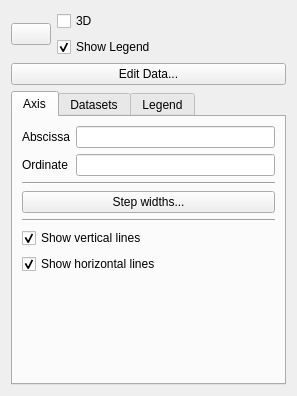
<ui version="4.0" >
 <class>ChartConfigWidget</class>
 <widget class="QWidget" name="ChartConfigWidget" >
  <property name="geometry" >
   <rect>
    <x>0</x>
    <y>0</y>
    <width>297</width>
    <height>396</height>
   </rect>
  </property>
  <property name="windowTitle" >
   <string>Form</string>
  </property>
  <layout class="QGridLayout" >
   <item rowspan="2" row="0" column="0" >
    <widget class="QPushButton" name="pushButton" >
     <property name="sizePolicy" >
      <sizepolicy vsizetype="Fixed" hsizetype="Fixed" >
       <horstretch>0</horstretch>
       <verstretch>0</verstretch>
      </sizepolicy>
     </property>
     <property name="text" >
      <string/>
     </property>
     <property name="icon" >
      <iconset>../../../../koffice/kchart/pics/chart_area_normal.png</iconset>
     </property>
    </widget>
   </item>
   <item row="0" column="1" >
    <widget class="QCheckBox" name="threeDLook" >
     <property name="text" >
      <string>3D</string>
     </property>
    </widget>
   </item>
   <item row="1" column="1" >
    <widget class="QCheckBox" name="showLegend" >
     <property name="text" >
      <string>Show Legend</string>
     </property>
     <property name="checked" >
      <bool>true</bool>
     </property>
    </widget>
   </item>
   <item row="2" column="0" colspan="2" >
    <widget class="QPushButton" name="editData" >
     <property name="text" >
      <string>Edit Data...</string>
     </property>
    </widget>
   </item>
   <item row="3" column="0" colspan="2" >
    <widget class="QTabWidget" name="tabWidget" >
     <property name="sizePolicy" >
      <sizepolicy vsizetype="Expanding" hsizetype="Expanding" >
       <horstretch>0</horstretch>
       <verstretch>0</verstretch>
      </sizepolicy>
     </property>
     <property name="currentIndex" >
      <number>0</number>
     </property>
     <widget class="QWidget" name="tab" >
      <attribute name="title" >
       <string>Axis</string>
      </attribute>
      <layout class="QGridLayout" >
       <item row="0" column="1" >
        <widget class="QLineEdit" name="xAxisTitle" />
       </item>
       <item row="1" column="1" >
        <widget class="QLineEdit" name="yAxisTitle" />
       </item>
       <item row="2" column="0" colspan="2" >
        <widget class="Line" name="line" >
         <property name="orientation" >
          <enum>Qt::Horizontal</enum>
         </property>
        </widget>
       </item>
       <item row="3" column="0" colspan="2" >
        <widget class="QPushButton" name="pushButton_5" >
         <property name="text" >
          <string>Step widths...</string>
         </property>
        </widget>
       </item>
       <item row="4" column="0" colspan="2" >
        <widget class="Line" name="line_2" >
         <property name="orientation" >
          <enum>Qt::Horizontal</enum>
         </property>
        </widget>
       </item>
       <item row="5" column="0" colspan="2" >
        <widget class="QCheckBox" name="showVerticalLines" >
         <property name="text" >
          <string>Show vertical lines</string>
         </property>
         <property name="checked" >
          <bool>true</bool>
         </property>
        </widget>
       </item>
       <item row="6" column="0" colspan="2" >
        <widget class="QCheckBox" name="showHorizontalLines" >
         <property name="text" >
          <string>Show horizontal lines</string>
         </property>
         <property name="checked" >
          <bool>true</bool>
         </property>
        </widget>
       </item>
       <item row="7" column="0" colspan="2" >
        <spacer>
         <property name="orientation" >
          <enum>Qt::Vertical</enum>
         </property>
         <property name="sizeHint" >
          <size>
           <width>198</width>
           <height>20</height>
          </size>
         </property>
        </spacer>
       </item>
       <item row="1" column="0" >
        <widget class="QLabel" name="label_3" >
         <property name="text" >
          <string>Ordinate</string>
         </property>
        </widget>
       </item>
       <item row="0" column="0" >
        <widget class="QLabel" name="label_2" >
         <property name="text" >
          <string>Abscissa</string>
         </property>
        </widget>
       </item>
      </layout>
     </widget>
     <widget class="QWidget" name="tab_2" >
      <attribute name="title" >
       <string>Datasets</string>
      </attribute>
      <layout class="QGridLayout" >
       <item row="0" column="0" >
        <widget class="QLabel" name="label_4" >
         <property name="text" >
          <string>Gap between bars</string>
         </property>
        </widget>
       </item>
       <item row="1" column="0" >
        <widget class="QLabel" name="label_5" >
         <property name="text" >
          <string>Gap between sets</string>
         </property>
        </widget>
       </item>
       <item row="2" column="0" colspan="2" >
        <widget class="Line" name="line_3" >
         <property name="orientation" >
          <enum>Qt::Horizontal</enum>
         </property>
        </widget>
       </item>
       <item row="3" column="0" colspan="2" >
        <widget class="QLabel" name="label_6" >
         <property name="text" >
          <string>&lt;b>Dataset Properties&lt;/b></string>
         </property>
        </widget>
       </item>
       <item row="5" column="0" >
        <spacer>
         <property name="orientation" >
          <enum>Qt::Vertical</enum>
         </property>
         <property name="sizeHint" >
          <size>
           <width>129</width>
           <height>101</height>
          </size>
         </property>
        </spacer>
       </item>
       <item row="4" column="0" >
        <widget class="QLabel" name="label_7" >
         <property name="text" >
          <string>&lt;i>Select a dataset...&lt;/i></string>
         </property>
        </widget>
       </item>
       <item row="1" column="1" >
        <widget class="QSpinBox" name="gapBetweenSets" >
         <property name="suffix" >
          <string>%</string>
         </property>
         <property name="maximum" >
          <number>100</number>
         </property>
         <property name="value" >
          <number>100</number>
         </property>
        </widget>
       </item>
       <item row="0" column="1" >
        <widget class="QSpinBox" name="gapBetweenBars" >
         <property name="sizePolicy" >
          <sizepolicy vsizetype="Fixed" hsizetype="Fixed" >
           <horstretch>0</horstretch>
           <verstretch>0</verstretch>
          </sizepolicy>
         </property>
         <property name="suffix" >
          <string>%</string>
         </property>
         <property name="maximum" >
          <number>100</number>
         </property>
        </widget>
       </item>
      </layout>
     </widget>
     <widget class="QWidget" name="tab_3" >
      <attribute name="title" >
       <string>Legend</string>
      </attribute>
      <layout class="QGridLayout" >
       <item row="0" column="0" >
        <widget class="QLabel" name="label_8" >
         <property name="sizePolicy" >
          <sizepolicy vsizetype="Preferred" hsizetype="Fixed" >
           <horstretch>0</horstretch>
           <verstretch>0</verstretch>
          </sizepolicy>
         </property>
         <property name="text" >
          <string>Title</string>
         </property>
        </widget>
       </item>
       <item row="0" column="1" colspan="3" >
        <widget class="QLineEdit" name="legendTitle" >
         <property name="sizePolicy" >
          <sizepolicy vsizetype="Fixed" hsizetype="MinimumExpanding" >
           <horstretch>0</horstretch>
           <verstretch>0</verstretch>
          </sizepolicy>
         </property>
        </widget>
       </item>
       <item row="1" column="0" colspan="4" >
        <widget class="QCheckBox" name="legendShowFrame" >
         <property name="text" >
          <string>Frame</string>
         </property>
        </widget>
       </item>
       <item row="2" column="0" colspan="2" >
        <widget class="QLabel" name="label" >
         <property name="text" >
          <string>Orientation</string>
         </property>
        </widget>
       </item>
       <item row="2" column="2" >
        <widget class="QRadioButton" name="legendOrientationIsVertical" >
         <property name="text" >
          <string>v</string>
         </property>
        </widget>
       </item>
       <item row="2" column="3" >
        <widget class="QRadioButton" name="legendOrientationIsHorizontal" >
         <property name="text" >
          <string>h</string>
         </property>
        </widget>
       </item>
       <item row="3" column="0" colspan="4" >
        <widget class="QPushButton" name="pushButton_3" >
         <property name="text" >
          <string>Position and Alignment...</string>
         </property>
        </widget>
       </item>
       <item row="4" column="0" colspan="4" >
        <widget class="QPushButton" name="pushButton_4" >
         <property name="text" >
          <string>Font and Colors...</string>
         </property>
        </widget>
       </item>
       <item row="5" column="0" >
        <spacer>
         <property name="orientation" >
          <enum>Qt::Vertical</enum>
         </property>
         <property name="sizeHint" >
          <size>
           <width>20</width>
           <height>40</height>
          </size>
         </property>
        </spacer>
       </item>
      </layout>
     </widget>
    </widget>
   </item>
  </layout>
 </widget>
 <resources/>
 <connections/>
</ui>
